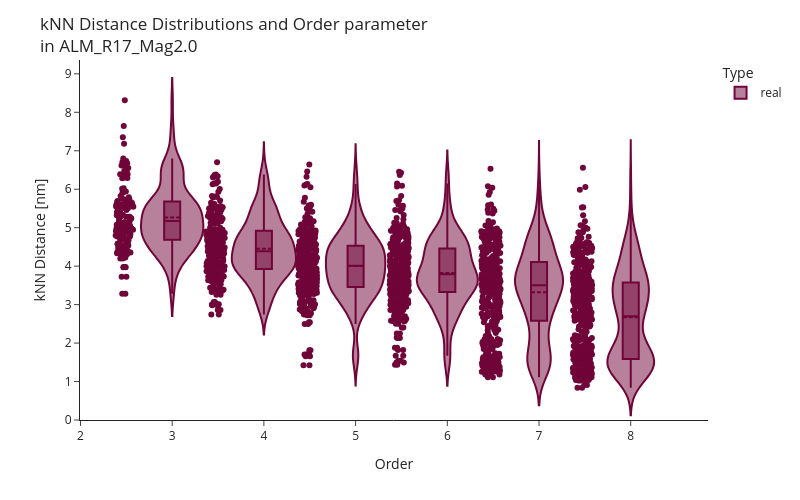

Notebook code for this chart:
### Code cell
# plot distribution of distances to closest clusters
fig = px.violin(df[df['Type']=='real'], y="Closest Cluster Distance", x="Order", box=False, points="all",
          hover_data=cols_to_plot, 
          color='Type',
          color_discrete_map={'real':'#700539', 'random':'#e28743'}
    )

fig.update_layout(
    title_text=f"kNN Distance Distributions and Order parameter<br>in {sample_name}",
    xaxis_title='Order',
    yaxis_title="kNN Distance [nm]",
    violingap=0, 
    violinmode='overlay', 
    template='simple_white',
    height=500, 
    width=800
    )

fig.update_yaxes(
    rangemode='nonnegative',
)

fig.update_traces(box_visible=True, meanline_visible=True)

fig.show()

### Figure 1 — Plotly figure (JSON) as saved in the notebook; plotly's stock layout.template omitted (floating-point values rounded to 4 significant figures; data arrays with more than 128 entries replaced by an {"elided": "..."} marker saying what was removed)
{"data": [{"alignmentgroup": "True", "box": {"visible": true}, "customdata": {"elided": "1958x10 mixed values"}, "hovertemplate": "Type=%{customdata[8]}<br>Order=%{x}<br>Closest Cluster Distance=%{y}<br>X=%{customdata[0]}<br>Y=%{customdata[1]}<br>Z=%{customdata[2]}<br>Unranged=%{customdata[3]}<br>r_gyration=%{customdata[4]}<br>Cluster Size without Fe=%{customdata[5]}<br>Cluster Size=%{customdata[6]}<br>Cluster ID=%{customdata[7]}<br>Closest Cluster ID=%{customdata[9]}<extra></extra>", "legendgroup": "real", "marker": {"color": "#700539"}, "meanline": {"visible": true}, "name": "real", "offsetgroup": "real", "orientation": "v", "points": "all", "scalegroup": "True", "showlegend": true, "type": "violin", "x": {"elided": "1958 int values"}, "x0": " ", "xaxis": "x", "y": {"elided": "1958 float values"}, "y0": " ", "yaxis": "y"}], "layout": {"height": 500, "legend": {"title": {"text": "Type"}, "tracegroupgap": 0}, "margin": {"t": 60}, "title": {"text": "kNN Distance Distributions and Order parameter<br>in ALM_R17_Mag2.0"}, "violingap": 0, "violinmode": "overlay", "width": 800, "xaxis": {"anchor": "y", "domain": [0, 1], "title": {"text": "Order"}}, "yaxis": {"anchor": "x", "domain": [0, 1], "rangemode": "nonnegative", "title": {"text": "kNN Distance [nm]"}}}}
